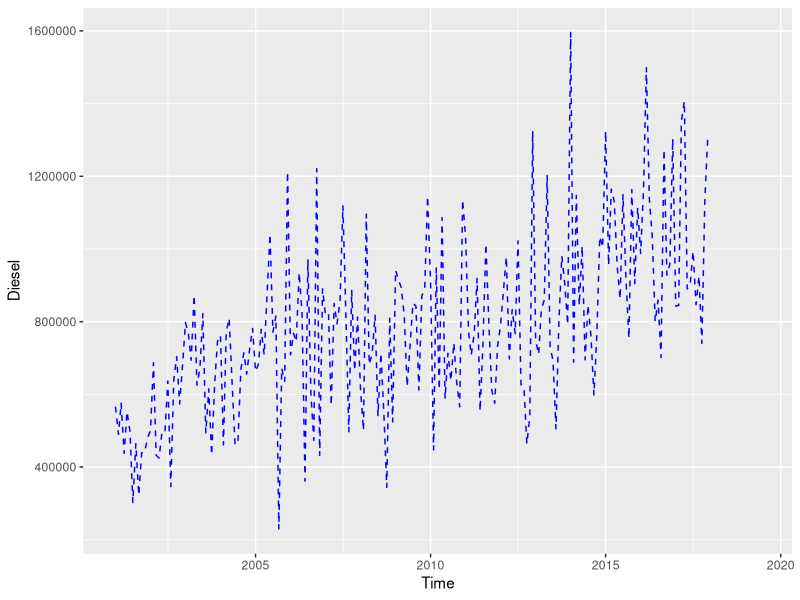
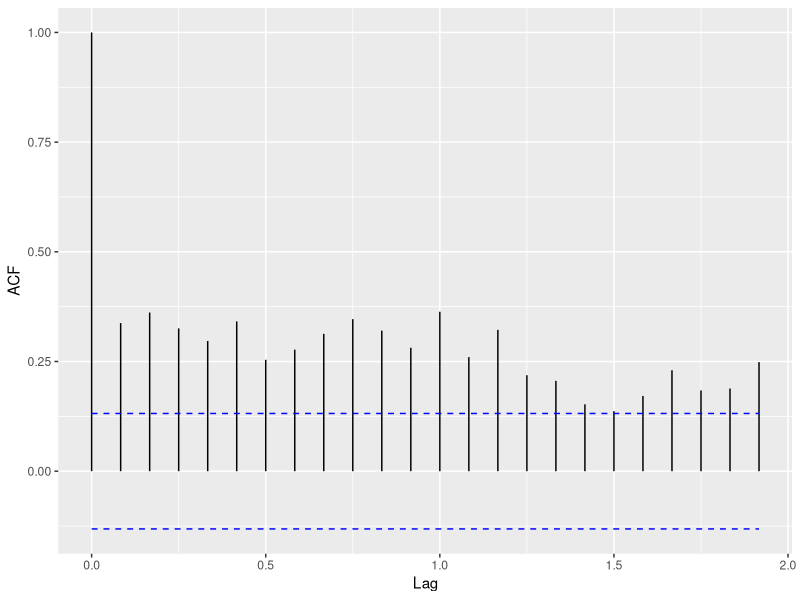

Write the R code that produced these figures, in order. (Note: this script raises an error after producing the figures.)
library(forecast)
library(tseries)
library(ggfortify)

setwd("C:/Users/DELL/Documents/UVG/VIII_Semestre/Data Science/DSLaboratorio3")

# --------------------
# Lectura de los datos
# --------------------
datos <- read.csv("datosImp.csv")

summary(datos)

class(datos)


#Transformamos los datos en una serie temporal 
datos2ts<-ts(datos$Diesel, start = c(2001,1), frequency = 12)
print(datos2ts)

#Trazamos la serie de tiempo datos2ts
autoplot(datos2ts, ts.colour = "blue", ts.linetype = "dashed", xlab = "Time", ylab = "Diesel",
         title = "Diesel behavior")
#Verifiacion de varianza
autoplot(acf(datos2ts, na.action = na.pass, plot = FALSE))
autoplot(stl(datos2ts, s.window = "periodic"), ts.colour = "blue")
plot(decompose(datos2ts))

#MODELO ARIMA
ndiffs(datos2ts)
nsdiffs(datos2ts)

diff.datos2ts<-autoplot(diff(datos2ts), ts.linetype = "dashed", ts.colour = "darkmagenta")
diff.datos2ts
